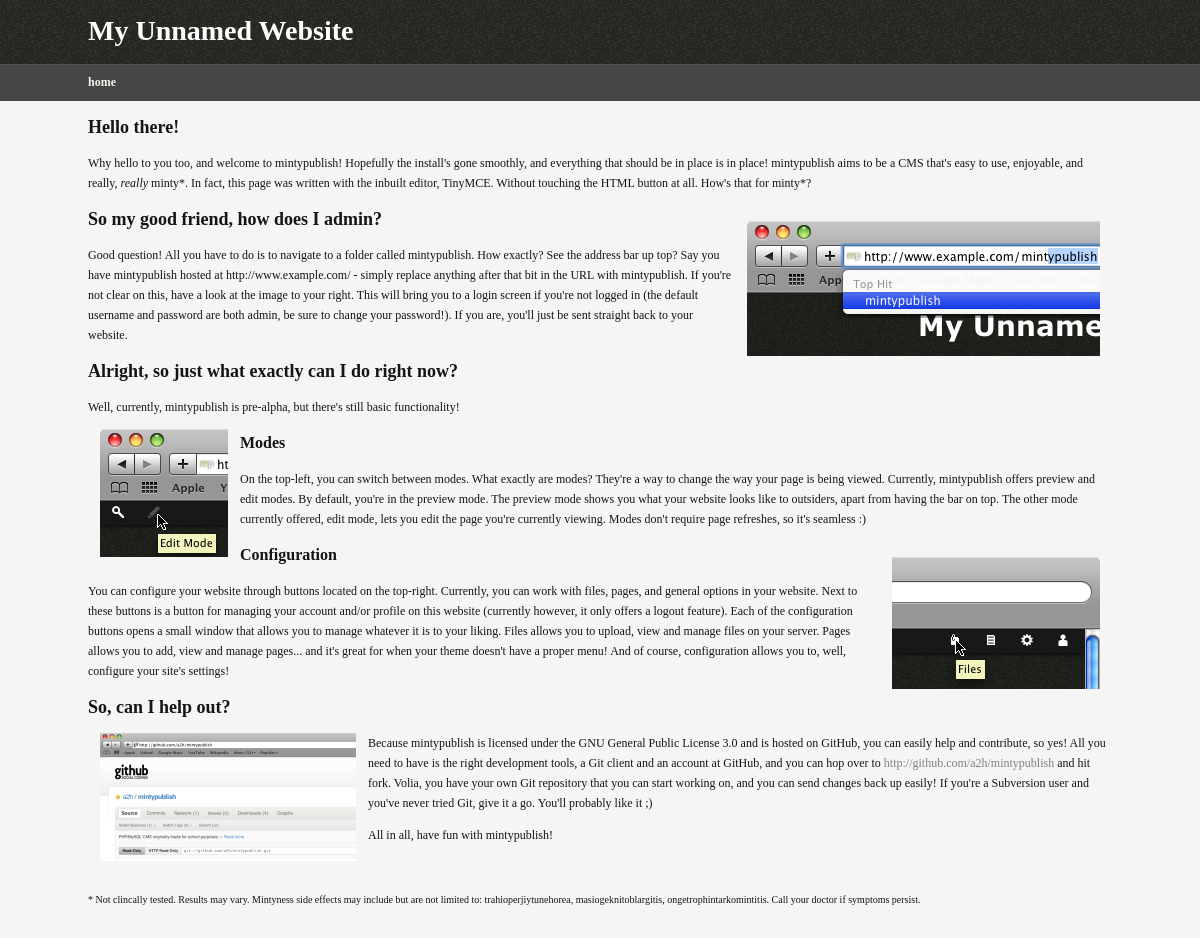
The page /trunk/ on the database its author committed.
### tables this page shows
CREATE TABLE IF NOT EXISTS `pages` (
  `page_id` int(11) NOT NULL AUTO_INCREMENT,
  `page_orderid` int(11) NOT NULL,
  `page_title_menu` varchar(32) NOT NULL,
  `page_title_full` varchar(64) NOT NULL,
  `page_content` longtext NOT NULL,
  `page_hideinmenu` tinyint(1) NOT NULL DEFAULT '0',
  `page_haschild` tinyint(1) NOT NULL DEFAULT '0',
  `page_childof` int(11) NOT NULL DEFAULT '-1',
  `page_dateadded` datetime NOT NULL DEFAULT '0000-00-00 00:00:00',
  `page_dateedited` datetime NOT NULL DEFAULT '0000-00-00 00:00:00',
  `page_editcount` int(11) NOT NULL DEFAULT '0',
  PRIMARY KEY (`page_id`)
);

### trunk/index.php (called while the page is built)
<?php
$root = 'mintypublish';
include($root . '/entrance.php');
?>

### trunk/mintypublish/functions.php (called while the page is built, shortened)
<?php
$location = array(
	'root'         => $root,
	'admin'        => 'index.php?p=admin',
	'admin2'       => $root . '/admin',
	'files'        => $root . '/media',
	'js'           => $root . '/js',
	'themes'       => $root . '/themes',
	'theme'        => $root . '/themes/' . MP_THEME,
	'theme_nr'     => 'themes/' . MP_THEME,
	'theme_def'    => $root . '/themes/default',
	'theme_def_nr' => 'themes/default',
	'images'       => $root . '/themes/' . MP_THEME . '/img',
	'styles'       => $root . '/themes/' . MP_THEME . '/css',
	'tree'         => $root . '/themes/' . MP_THEME . '/tree'
);
include("$root/auth.php");
$auth = new MPAuth();
function pisset($type,$variable)
{
	if (is_string($variable))
	{
		switch ($type)
		{
			case 'session': return isset($_SESSION[$variable]); break;
			case 'cookie' : return isset($_COOKIE [$variable]); break;
		}
	}
	elseif (is_array($variable))
	{
		$ret = true;
		switch ($type)
		{
			case 'session':
				foreach($variable as $var)
				{
					if (!isset($_SESSION[$var]))
						$ret = false;
				}
				break;
			case 'cookie':
				foreach($variable as $var)
				{
					if (!isset($_COOKIE[$var]))
						$ret = false;
				}
				break;
		}
		return $ret;
	}
}
?>

### trunk/mintypublish/auth.php (called while the page is built, shortened)
<?php
class MPAuth
{
	public function isLoggedIn()
	{
		if (pisset('session', array('uname','pwd')))
		{
			if (!$this->isUser($_SESSION['uname'], $_SESSION['pwd'], true))
			{
				punset('session', array('uname','pwd'));
				return false;
			}
			return true;
		}
		else
		{
			return false;
		}
	}
}
?>

### trunk/mintypublish/entrance.php (the view, shortened to what this page needs)
<?php
if (isset($_GET["p"]))
	$pid = $_GET["p"];
else
	$pid = 1;
require_once($root.'/config.php');
require_once($root.'/functions.php');
require_once($root.'/template.php');
$sitename = MP_SITENAME;
$pagequery = mysql_query("SELECT * FROM pages ORDER BY page_orderid ASC");
$i = 0; $j = 0;
while ($row = mysql_fetch_array($pagequery))
{
	if ($row['page_childof'] == -1 && $row['page_hideinmenu'] == 0)
	{
		if ($row['page_id'] == $pid)
		{
			$sel = true;
		}
		else
		{
			$sel = false;
		}
		if ($row['page_id'] == 1)
		{
			$purl = './';
		}
		else
		{
			$purl = 'index.php?p=' . $row['page_id'];
		}
		$menu[] = array(
			'id' => $row['page_id'],
			'name' => $row['page_title_menu'],
			'name_short' => $row['page_title_menu'],
			'name_full' => $row['page_title_full'],
			'url' => $purl,
			'selected' => $sel
		);
	}
	if ($row['page_id'] == $pid)
	{
		$pagecontent = '';
		$pagecontent .= $row['page_content'];
		$j+=1;
	}
}
$page = new PageBuilder();
$page->addBodyClass('page-' . preg_replace('/[^a-zA-Z0-9\s]/', '', $pid));
switch ($_GET['p'])
{
	default:
		if ($j == 0)
		{
			$page->setTitle($txt['text_error']);
			echo $txt['noexist'];
		}
		else
		{
			echo $pagecontent;
		}
		break;
}
?>

### trunk/mintypublish/template.php (shortened to what this page needs)
<?php
class PageBuilder
{
	private $title, $content, $stylesheets=array(), $javascripts=array(), $bodypre, $disabled=false, $sitename, $location, $bodyClasses;
	function __construct()
	{
		global $auth, $sitename, $location;
		$this->sitename = $sitename;
		$this->location = $location;
	}
	public function addCSS($path, $media='')
	{
		$this->stylesheets[] = array('href' => $path, 'media' => $media);
	}
	public function addBodyClass($class)
	{
		$this->bodyClasses[] = $class;
	}
	public function outputBodyClasses()
	{
		$c = count($this->bodyClasses);
		for ($i=0; $i<$c; $i++)
		{
			if ($i > 0)
			{
				echo ' ';
			}
			echo $this->bodyClasses[$i];
		}
	}
	public function getMenu()
	{
		global $menu;
		return $menu;
	}
	public function outputHead()
	{
		$i = 0;
		foreach ($this->stylesheets as $stylesheet)
		{
			echo "\t\t".'<link rel="stylesheet" type="text/css"' . ($stylesheet['media'] ? ' media="'.$stylesheet['media'].'"' : '') . ' href="' . $stylesheet['href'] . '" />'."\n";
		}
	}
	public function outputContent()
	{
		echo $this->content;
	}
	private function build()
	{
		if ($this->disabled)
		{
			return $this->content;
		}
		else
		{
			$location = $this->location;
			include($this->location['theme_nr'].'/overall.php');
			return ob_get_clean();
		}
	}
	public function outputAll()
	{
		$this->content = ob_get_clean();
		echo $this->build();
	}
}
?>

### trunk/mintypublish/themes/default/overall.php (shortened to what this page needs)
<!DOCTYPE html>
<html lang="en">
	<head>
		<?php $this->outputHead(); ?>
	</head>
	<body class="<?php $this->outputBodyClasses(); ?>">
		<div id="container">
			<header id="header">
				<h1 id="title"><?php echo $this->sitename; ?></h1>
				<div id="menu">
					<nav>
						<ul><?php
						foreach ($this->getMenu() as $item)
						{
							if (!$item['hide'])
							echo '
							<li'.($item['selected']?' class="sel"':'').'>
								<a href="'.$item['url'].'">'.$item['name'].'</a>
							</li>';
						}
						?>
						</ul>
					</nav>
				</div>
			</header>
			<section id="content">
			</section>
		</div>
	</body>
</html>

### trunk/mintypublish/themes/default/css/all.css (style rules this page uses)
body { font-family: verdana; text-align: center; padding: 0; margin: 0; background: #f5f5f5; color: #151515; }
body, td { font-size: 12px; font-family: verdana; }
p { margin: 12px 0; }
header, section, footer, aside, nav, article, figure { display: block; }
#container { background: url('../img/bg.png') repeat-x; margin: 0 auto; text-align: left; }
#content { margin: 16px auto 32px; *margin: 0 auto; *padding: 16px 0 32px; width: 1024px; line-height: 20px; }
#header { color: #fff; }
#header #title { margin: 0 auto; width: 1024px; }
#header h1 { font-size: 28px; height: 34px; padding: 15px 0; }
#menu { background: #464646; color: #fff; border-top: 1px solid #545454; padding-top: 10px; height: 26px; }
#menu nav { margin: 0 auto; width: 1024px; }
#menu nav ul { list-style: none; padding: 0; margin: 0; }
#menu nav li { float: left; margin-right: 16px; }
#menu nav li.sel { font-weight: bold; }
#menu a:link, #menu a:visited { text-decoration: none; color: #F1F4E8; }
a:link, a:visited { text-decoration: none; color: gray; }
img { border: none; }
h1,h2,h3,h4,h5 { padding: 0 0; margin: 16px 0; }
h1 { font-size: large; }
h2 { font-size: medium; }

### trunk/mintypublish/themes/default/css/print.css (style rules this page uses)
body, td { font-size: 9pt; }
#menu { display: none; }

### rows shown on the page
pages: page_title_menu "home", pagecontent "Hello there! Why hello to you too, and welcome to mintypublish! Hopefully the install's gone smoothly, and everything that should be in place is in place! mintypublish aims to be a CMS that's easy to use, enjoyable, and really, really minty*. In fact, this page was written with the inbuilt editor, TinyMCE. Without touching the HTML button at all. How's that for minty*? So my good friend, how does I admin? Good question! All you have to do is to navigate to a folder called mintypublish. How exactly? See the address bar up top? Say you have mintypublish hosted at http://www.example.com/ - simply replace anything after that bit in the URL with mintypublish. If you're not clear on this, have a…", page_id+page_content (picture)

### other values the page prints
$this->sitename "My Unnamed Website"
